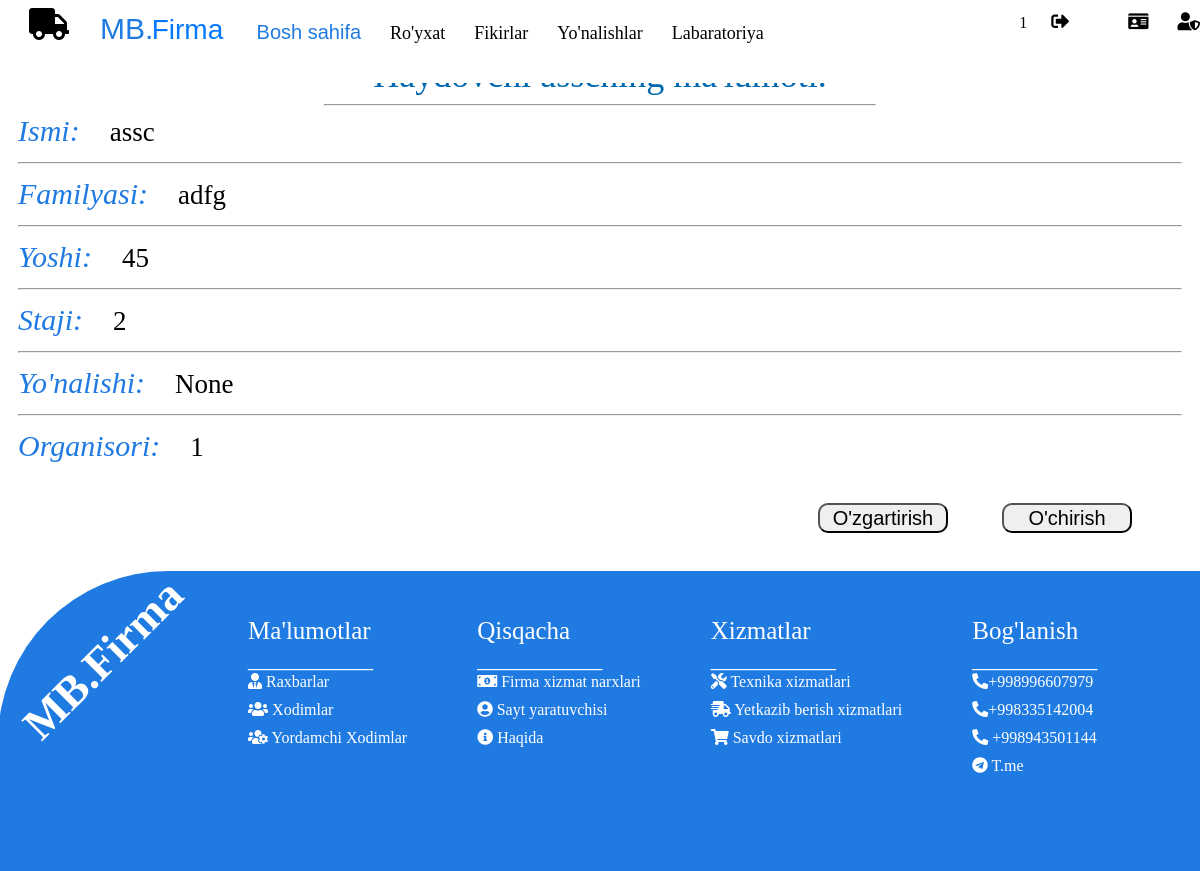
The app's page /lists/1/ (signed in) with its own data.
### driver/models.py (models this page shows, shortened)
class User(AbstractUser):
    is_organisor = models.BooleanField(default=True)
    is_agent = models.BooleanField(default=False)
    is_editor = models.BooleanField(default=False)

class Driver(models.Model):
    Ismi = models.CharField(max_length=20)
    Familyasi = models.CharField(max_length=20)
    Yoshi = models.IntegerField(default=0)
    Staji = models.IntegerField(default=0)
    organisation = models.ForeignKey(UserProfile,on_delete=models.CASCADE)
    Yonalish = models.ForeignKey("Yonalish", null=True, blank=True, on_delete=models.SET_NULL)

class UserProfile(models.Model):
    user = models.OneToOneField(User,on_delete=models.CASCADE)
    def  __str__(self):
        return str(self.user.username)

### driver/views.py (the view)
# urls.py: path('lists/<int:pk>/', DriverDetailView.as_view(), name="Haydovchi-ma`lumotlari"),
class DriverDetailView(OrganiserAndLoginRequiredMixin,DetailView):
    template_name = "driver/details.html"
    queryset = models.Driver.objects.all()
    context_object_name = 'driver'

### yonalish/mixins.py (called while the page is built)
    def dispatch(self, request, *args, **kwargs):
        if not request.user.is_authenticated or not request.user.is_organisor:
            return redirect("login")
        return super().dispatch(request, *args, **kwargs)

### driver/templates/driver/details.html
{% extends 'base.html' %} {% block content %}
</head>
<div class="mijoz-1">Haydovchi {{ driver.Ismi }}ning ma'lumoti.</div>
<hr class="hr12">
<div class='details'>
    <em>Ismi:</em>{{ driver.Ismi }}
    <br><hr> <em>Familyasi:</em>{{ driver.Familyasi}}
    <br><hr> <em>Yoshi:</em>{{ driver.Yoshi}}
    <br><hr> <em>Staji:</em>{{ driver.Staji}}
    <br><hr> <em>Yo'nalishi:</em>{{driver.Yonalish}}
    <br><hr> <em>Organisori:</em>{{driver.organisation}}
</div>
<div class="det-btn">
    <button><a href="{% url 'driver:Ro\'yxat' %}{{driver.id}}/update">O'zgartirish</a></button>
    <button><a href="{% url 'driver:Ro\'yxat' %}{{driver.id}}/delete">O'chirish</a></button>
</div>
    <br><br><br><br><br><br>
{% endblock content %}

### templates/base.html (shortened to what this page needs)
<HTML>
<head>
{% load static %}
<link href="https://cdnjs.cloudflare.com/ajax/libs/font-awesome/5.15.1/css/all.min.css" rel="stylesheet">
<link rel="stylesheet" href="{% static 'navbar.css' %}">
<link rel="stylesheet" href="{%static 'post.css'%}">
<link rel="stylesheet" href="{% static 'footer.css' %}">
</head>
<body>
<header>
    <section id="header">
        <header>
            <div class="container" >
                <i class="fas fa-truck fa-2x "></i>
                <ul>
                    <li>
                        <span class="name">
                            MB. <span class="name1">Firma</span>
                        </span>
                    </li>
                    <a href="{% url 'driver:Home' %}"> <li class="name" style="margin-left: -20px; font-size: 20px;"> Bosh sahifa</li></a>
                    <a href="{% url 'driver:Ro\'yxat' %}"><li>Ro'yxat</li></a>
                    <a href="{% url 'driver:Fikirlar' %}"><li>Fikirlar</li></a>
                    {% if request.user.is_organisor %}
                    <a href="{% url 'yonalish:yonalish-list' %}"><li>Yo'nalishlar</li></a>
                    {% endif %}
                    <a href="{% url 'driver:Labaratoriya' %}"><li>Labaratoriya</li></a>
                    <span class="n-rigth">
                        <div class="logn">
                            {% if request.user.is_authenticated %}
                            {{ request.user.username }}
                            <a href="{% url 'logout' %}"><li><i class="fas fa-sign-out-alt "></i></li></a>
                            {% else %}
                            <a href="{% url 'login' %}"><li><i class="fas fa-sign-in-alt "></i></li></a>
                            {% endif %}
                        </div>
                        <div class="admin">
                            {% if request.user.is_organisor %}
                            <a href="{% url 'driver:Yaratish' %}"><li><i class="fas fa-id-card "></i></li></a>
                            {% endif %}
                            <a href="/admin"><li><i class="fas fa-user-shield "></i></li></a>
                        </div>
                    </span>
                </ul>
            </div>
        </header>
        </section>
        <br>
        <br>
</header>
{% block content %}
{% endblock content %}
<footer id="footer">
    <div class="container">
        <div class="background">
            <div class="footer-name">MB.Firma</div>
            <div class="gurux">
                    <ul>
                        <div class="bolma"> Ma'lumotlar
                        <br >__________
                        <li><a href="#"><i class="fas fa-user-tie"></i> Raxbarlar </a></li>
                        <li><a href="#"><i class="fas fa-users"></i> Xodimlar </a></li>
                        <li><a href="#"><i class="fas fa-users-cog"></i> Yordamchi Xodimlar </a></li>
                        </div>
                    </ul>
                    <ul>
                        <div class="bolma">Qisqacha
                        <br >__________
                        <li><a href="#"><i class="fas fa-money-bill-alt"></i> Firma xizmat narxlari</a></li>
                        <li><a href="#"><i class="fas fa-user-circle"></i> Sayt yaratuvchisi</a></li>
                        <li><a href="{% url 'driver:Haqida' %}"><i class="fas fa-info-circle"></i> Haqida</a></li>
                        <li></li>
                        </div>
                    </ul>
                    <ul>
                        <div class="bolma">Xizmatlar
                        <br >__________
                        <li><a href="#"><i class="fas fa-tools"></i> Texnika xizmatlari</a></li>
                        <li><a href="#"><i class="fas fa-shipping-fast"></i> Yetkazib berish xizmatlari</a></li>
                        <li><a href="#"><i class="fas fa-shopping-cart"></i> Savdo xizmatlari</a></li>
                        </div>
                    </ul>
                    <ul>
                        <div class="bolma">Bog'lanish
                        <br >__________
                        <li><i class="fas fa-phone-alt"></i>+998996607979</li>
                        <li><i class="fas fa-phone-alt"></i>+998335142004</li>
                        <li><i class="fas fa-phone-alt"></i> +998943501144</li>
                        <li><a href="https://t.me/Dilshod_Narzullayev_Almurod_ogli"><i class="fab fa-telegram"></i> T.me</a></li>
                        </div>
                    </ul>
            </div>
        </div>
</footer>
</body>
</HTML>

### static/navbar.css (style rules this page uses)
#header a { color: black; text-decoration: none; margin: 5px; }
#header { list-style-type: none; overflow: hidden; float: left; width: 100%; height: 10%; margin: 3px; margin-left: -40px; margin-top: -22px; padding-left: 50px; position: fixed; display: block; background-color: white; }
#header i.fas.fa-truck { width: 50px; height: 50px; margin: 1px; margin-top: 12px; margin-right: 6px; }
#header .name { color: #1f7ae2; font-family: 'Poppins', sans-serif; text-align: center; text-decoration: none; font-weight: 500; font-size: 30px; margin-left: -40px; }
#header .name1 { color: #0479ff; font-family: 'Poppins', sans-serif; text-align: center; text-decoration: none; font-weight: 400; font-size: 28px; margin-left: -10px; margin-right: 40px; }
#header li { display: inline; margin-left: 15px; }
.n-rigth { display: block; float: right; overflow: hidden; }
.logn { display: inline; margin-right: 30px; }
.admin { display: inline; }
#header .container { display: inline-flex; width: 100%; }
#header ul { width: 90%; }
#header li { font-size: 18px; }

### static/post.css (style rules this page uses)
body { padding: 10px; }
.mijoz-1 { font-size: 36px; text-align: center; color: #0069af; }
hr.hr12 { width: 550px; }

### static/footer.css (style rules this page uses)
.background { background-color: #1f7ae2; margin: 0 -18px -22px -20px; height: 300px; border-radius: 170px 0 0 0; display: flex; }
.footer-name { color: #ffffff; transform: rotate(-45deg); width: 5%; font-weight: 800; font-size: 45px; margin: 90px 0 0 80px; }
.gurux { margin: 40px; display: flex; }
.bolma { color: #ffffff; margin: -10px 0 0px 30px; font-size: 25px; }
footer li { color: #ffffff; font-size: 16px; list-style: none; display: block; padding-bottom: 10px; align-items: left; }
footer a { text-decoration: none; color: #ffffff; }
footer i.fas, i.fab { color: #ffffff; }
.details em { font-size: 30; padding-right: 30px; color: #1f7ae2; }
.details { font-size: 27px; }
.det-btn { float: right; }
.det-btn button { border-radius: 10px; margin-top: 40px; width: 130px; height: 30px; margin-right: 50px; }
.det-btn button a { font-size: 20px; text-decoration: none; color: black; }

### records on screen
User: user.username "1"
Driver: Ismi "assc", Familyasi "adfg", Yoshi "45", Staji "2", Yonalish "None", organisation "1"
